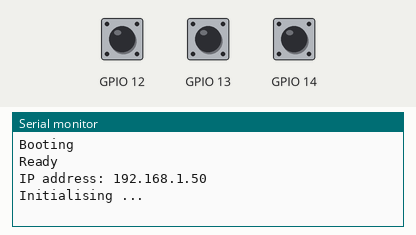
This program was run on a simulated ESP32. On the bench: the last lines printed to the serial monitor. The test bench sets the inputs (shaded band); at power-on: GPIO 12 HIGH, GPIO 13 HIGH, GPIO 14 HIGH. WiFi joins after 1.5 s; servers stay silent unless stated.

Above: at 3.7 s.
3.8 s: GPIO 12 pulled LOW for 0.15 s
At 4.7 s:
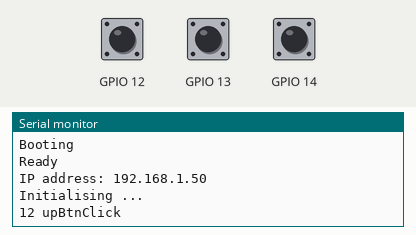
5.4 s: GPIO 13 pulled LOW for 0.15 s
At 5.8 s:
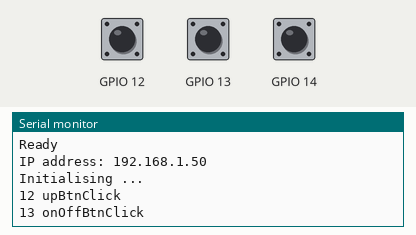
7.0 s: GPIO 14 pulled LOW for 0.15 s
At 8.2 s:
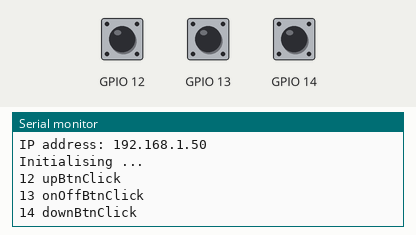

Measured:
- after the input at 3.8 s, the serial monitor: prints a new line after 0.05 s (image 1)
- after the input at 5.4 s, the serial monitor: prints a new line after 0.05 s (image 2)
- after the input at 7.0 s, the serial monitor: prints a new line after 0.05 s (image 3)

The program:

main.cpp
```cpp
#include <ESPmDNS.h>
#include <WiFiUdp.h>
#include <ArduinoOTA.h>

#include <Arduino.h>
#include <FastLED.h>
#include <Button2.h>

#define LED_PIN GPIO_NUM_26
#define LED_COUNT 60
#define MAX_BRIGHTNESS 254
#define BRIGHTNESS_INC 20
Button2 onOffBtn;

Button2 upBtn;

Button2 downBtn;

void click(Button2 &btn);

CRGB leds[LED_COUNT];
int brightness = MAX_BRIGHTNESS;
bool isOn = false;
const char *ssid = "zzb22-x";
const char *password = "";
const char *hostname = "readinglight.local";

byte capStateHandler1()
{
    return touchRead(GPIO_NUM_13) < onOffBtn.getDebounceTime() ? LOW : HIGH;
}
byte capStateHandler2()
{
    return touchRead(GPIO_NUM_12) < upBtn.getDebounceTime() ? LOW : HIGH;
}
byte capStateHandler3()
{
    return touchRead(GPIO_NUM_14) < downBtn.getDebounceTime() ? LOW : HIGH;
}

void click(Button2 &btn)
{
    Serial.println(String(btn.getID()) + " click\n");
}

void onOffBtnClick(Button2 &btn)
{
    Serial.println(String(btn.getID()) + " onOffBtnClick\n");
    isOn = !isOn;
    if (isOn)
    {
        for (int i = 0; i < LED_COUNT; i++)
        {
            leds[i] = CRGB::White;
        }
    }
    else
    {
        FastLED.clear();
    }
    FastLED.show();
}

void upBtnClick(Button2 &btn)
{
    Serial.println(String(btn.getID()) + " upBtnClick\n");
    if (brightness < MAX_BRIGHTNESS)
        brightness += BRIGHTNESS_INC;
    FastLED.setBrightness(brightness);
    FastLED.show();
}

void downBtnClick(Button2 &btn)
{
    Serial.println(String(btn.getID()) + " downBtnClick\n");
    if (brightness > 0)
        brightness -= BRIGHTNESS_INC;
    FastLED.setBrightness(brightness);
    FastLED.show();
}

void setup()
{

    Serial.begin(115200);
    Serial.println("Booting");
    WiFi.config(INADDR_NONE, INADDR_NONE, INADDR_NONE, INADDR_NONE);
    WiFi.setHostname(hostname);
    WiFi.mode(WIFI_STA);
    WiFi.begin(ssid, password);
    while (WiFi.waitForConnectResult() != WL_CONNECTED)
    {
        Serial.println("Connection Failed! Rebooting...");
        delay(5000);
        ESP.restart();
    }
    while (!MDNS.begin(hostname))
    {
        Serial.println("Error starting MDNS");
        return ;
    }


    ArduinoOTA
        .onStart([]()
                 {
      String type;
      if (ArduinoOTA.getCommand() == U_FLASH)
        type = "sketch";
      else // U_SPIFFS
        type = "filesystem";

      // NOTE: if updating SPIFFS this would be the place to unmount SPIFFS using SPIFFS.end()
      Serial.println("Start updating " + type); })
        .onEnd([]()
               { Serial.println("\nEnd"); })
        .onProgress([](unsigned int progress, unsigned int total)
                    { Serial.printf("Progress: %u%%\r", (progress / (total / 100))); })
        .onError([](ota_error_t error)
                 {
      Serial.printf("Error[%u]: ", error);
      if (error == OTA_AUTH_ERROR) Serial.println("Auth Failed");
      else if (error == OTA_BEGIN_ERROR) Serial.println("Begin Failed");
      else if (error == OTA_CONNECT_ERROR) Serial.println("Connect Failed");
      else if (error == OTA_RECEIVE_ERROR) Serial.println("Receive Failed");
      else if (error == OTA_END_ERROR) Serial.println("End Failed"); });

    ArduinoOTA.begin();

    Serial.println("Ready");
    Serial.print("IP address: ");
    Serial.println(WiFi.localIP());
    delay(1000);
    Serial.println("Initialising ...");
    //FastLED.addLeds<WS2812B, LED_PIN, GRB>(leds, LED_COUNT);
    FastLED.setBrightness(brightness);

    // pinMode(BUTTON_PIN1, INPUT_PULLUP);
    // pinMode(BUTTON_PIN2, INPUT_PULLUP);
    // pinMode(BUTTON_PIN3, INPUT_PULLUP);
    onOffBtn.setDebounceTime(35);
    onOffBtn.setButtonStateFunction(capStateHandler1);
    onOffBtn.setPressedHandler(onOffBtnClick);
    onOffBtn.begin(GPIO_NUM_13);

    upBtn.setDebounceTime(35);
    upBtn.setButtonStateFunction(capStateHandler2);
    upBtn.setPressedHandler(upBtnClick);
    upBtn.begin(GPIO_NUM_12);

    downBtn.setDebounceTime(35);
    downBtn.setButtonStateFunction(capStateHandler3);
    downBtn.setPressedHandler(downBtnClick);
    downBtn.begin(GPIO_NUM_14);
}

void loop()
{
    ArduinoOTA.handle();

    onOffBtn.loop();
    upBtn.loop();
    downBtn.loop();
}
```
